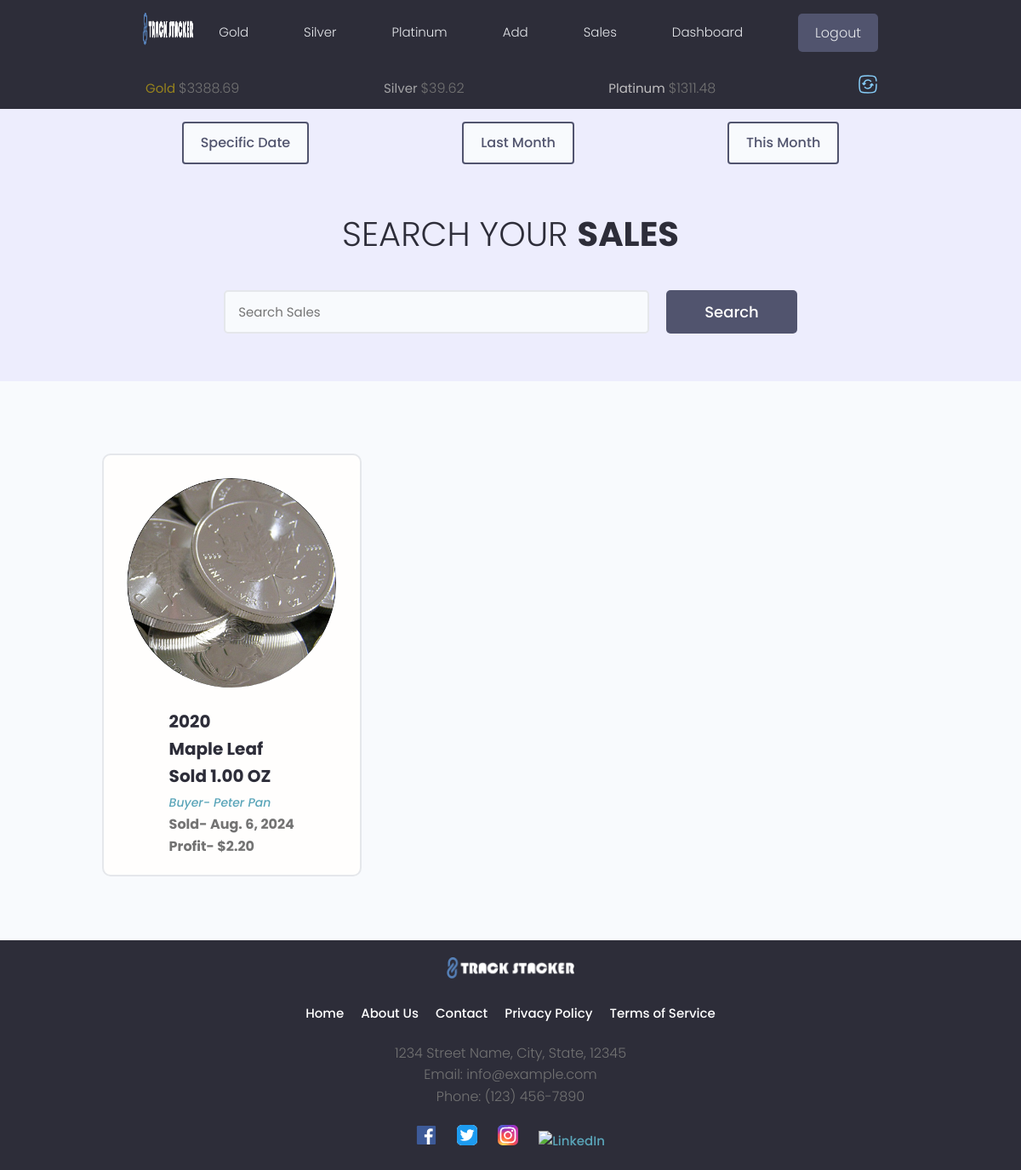
The app's page /sold_items (signed in), older data.
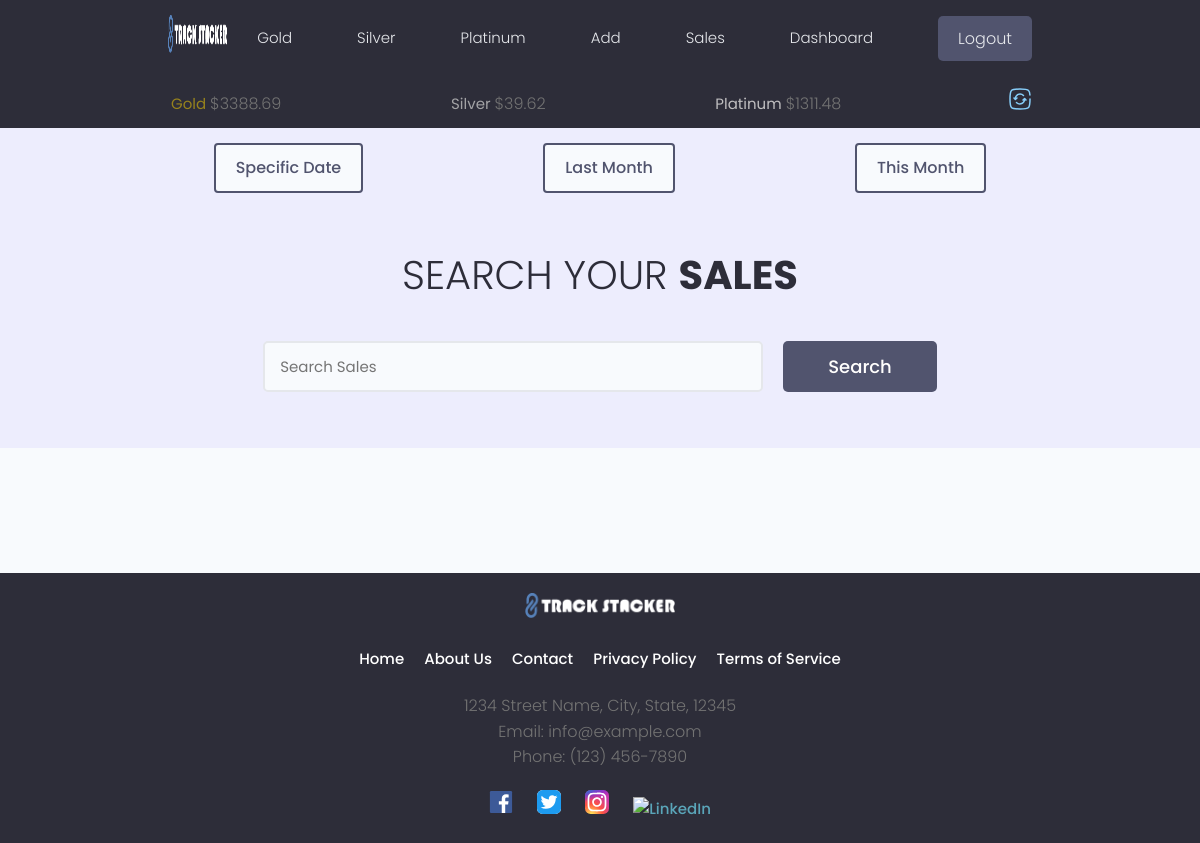
The same page, newer data.
### tracker/models.py (models this page shows, shortened)
class Silver(models.Model):
    METAL_TYPES = (
        ('gold', 'Gold'),
        ('silver', 'Silver'),
        ('platinum', 'Platinum'),
    )
    BAR_ROUND_MISC = (
        ('bar', 'Bar'),
        ('round', 'Round'),
        ('misc', 'Misc'),
    )
    UNIT_CHOICES = [
        ('GRAMS', 'Grams'),
        ('TROY_OUNCES', 'Troy Ounces'),
    ]
    COA_PRESENT = [
        ('yes', 'Yes'),
        ('no', 'No'),
    ]
    owner = models.ForeignKey(Profile, on_delete=models.CASCADE, default=None, null=True, blank=True, unique=False)
    metal_type = models.CharField(max_length=100, choices=METAL_TYPES, default='')
    item_type = models.CharField(max_length=100, choices=BAR_ROUND_MISC, default='round')
    coa_present = models.CharField(max_length=100, choices=COA_PRESENT, default='no')
    item_year = models.PositiveIntegerField(null=True, blank=True, default=None)
    serial_number = models.CharField(max_length=100, null=True, blank=True, default=None)
    item_name = models.CharField(max_length=100)
    item_about = models.TextField(max_length=500, null=True, blank=True, default="")
    featured_image = models.ImageField(default='images/silver_avatar.jpg', null=True, blank=True)
    purity = models.DecimalField(max_digits=15, decimal_places=4, null=True, blank=True)
    quantity = models.IntegerField()
    weight_troy_oz = models.DecimalField(max_digits=30, decimal_places=4)
    weight_grams = models.DecimalField(max_digits=30, decimal_places=4, default=0.00)
    asw = models.DecimalField(max_digits=30, decimal_places=4, default=0.00)
    cost_to_purchase = models.DecimalField(max_digits=20, decimal_places=2)
    spot_at_purchase = models.DecimalField(max_digits=20, decimal_places=2, null=True, blank=True, default=None)
    premium = models.DecimalField(max_digits=20, decimal_places=2, null=True, blank=True, default=0.00)
    shipping_cost = models.DecimalField(max_digits=15, decimal_places=2, null=True, blank=True)
    purchased_from = models.CharField(max_length=100)
    created = models.DateTimeField(auto_now_add=True)
    cost_per_unit = models.DecimalField(max_digits=20, decimal_places=2, null=True, blank=True, default=0.00)
    total_cost_per_unit = models.DecimalField(max_digits=20, decimal_places=2, null=True, blank=True, default=0.00)
    weight_per_unit = models.DecimalField(max_digits=20, decimal_places=4, default=0.00)
    initial_weight_unit = models.CharField(max_length=50, choices=UNIT_CHOICES, default='TROY_OUNCES')
    id = models.UUIDField(default=uuid.uuid4, primary_key=True, editable=False)
    class Meta:
        verbose_name_plural = "Silver"

class Sale(models.Model):
    owner = models.ForeignKey(Profile, on_delete=models.CASCADE)
    sell_id = models.IntegerField(primary_key=True, editable=False)
    sell_price = models.DecimalField(max_digits=10, decimal_places=2, null=False, blank=False)
    sell_quantity = models.DecimalField(max_digits=30, decimal_places=2, null=False, blank=False)
    sold_to = models.CharField(max_length=100, null=True, blank=True, default='')
    shipping_cost = models.DecimalField(max_digits=30, decimal_places=2, null=False, blank=False)
    date_sold = models.DateField(default=None, null=True, blank=True)
    created = models.DateTimeField(auto_now_add=True)
    spot_price = models.DecimalField(max_digits=20, decimal_places=2)
    profit = models.DecimalField(max_digits=30, decimal_places=2, null=True, blank=True)
    content_type = models.ForeignKey(ContentType, on_delete=models.SET_NULL, null=True)
    object_id = models.UUIDField(default=uuid.uuid4, editable=False)
    content_object = GenericForeignKey('content_type', 'object_id')

### tracker/views.py (the view)
# urls.py: path('sold_items', views.soldItemsPage, name='soldItems'),
@login_required(login_url='login-user')
def soldItemsPage(request):
    sales = Sale.objects.filter(owner=request.user.profile)
    metal_objects = []
    if request.method == 'GET' and 'search_query' in request.GET:
        results, search_query = searchMetals(request)
        gold_items = results['gold_items']
        silver_items = results['silver_items']
        platinum_items = results['platinum_items']
        all_sale_items = results['sale_items']
        sale_sold_to = all_sale_items.values_list('sold_to', flat=True)
        gold_item_ids = gold_items.values_list('id', flat=True)
        silver_item_ids = silver_items.values_list('id', flat=True)
        platinum_item_ids = platinum_items.values_list('id', flat=True)
        sales = Sale.objects.filter(owner=request.user.profile)
        metal_objects = []
        for sale in sales:
            if sale.object_id in gold_item_ids or sale.object_id in silver_item_ids or sale.object_id in platinum_item_ids or sale.sold_to in sale_sold_to:
                content_type = ContentType.objects.get_for_id(sale.content_type_id)
                object = content_type.get_object_for_this_type(id=sale.object_id)
                sale_weight = object.weight_per_unit * sale.sell_quantity
                object.sale_weight = sale_weight
                object.sell_id = sale.sell_id
                sold_to = sale.sold_to
                object.sold_to = sold_to
                date_sold = sale.date_sold
                object.date_sold = date_sold
                profit = sale.profit
                object.profit = profit
                metal_objects.append(object)
            else:
                pass
        custom_range, metal_objects = paginateMetals(request, metal_objects, 6)
    else:
        for sale in sales:
            content_type = ContentType.objects.get_for_id(sale.content_type_id)
            object = content_type.get_object_for_this_type(id=sale.object_id)
            sale_weight = object.weight_per_unit * sale.sell_quantity
            object.sale_weight = sale_weight
            object.sell_id = sale.sell_id
            sold_to = sale.sold_to
            object.sold_to = sold_to
            date_sold = sale.date_sold
            object.date_sold = date_sold
            profit = sale.profit
            object.profit = profit
            metal_objects.append(object)
    context = {
        'metal_objects': metal_objects,
        'sales': sales,
        }
    return render(request, 'tracker/sold_items.html', context)

### tracker/context_processors.py (called while the page is built)
def subheader_context(request):
    subheader_data = {}
    if request.user.is_authenticated:
        try:
            metals_data, created = MetalsData.objects.get_or_create(owner=request.user.profile)
            subheader_data['gold_price'] = metals_data.current_gold_price
            subheader_data['silver_price'] = metals_data.current_silver_price
            subheader_data['platinum_price'] = metals_data.current_platinum_price
        except MetalsData.DoesNotExist:
            subheader_data['gold_price'] = 'N/A'
            subheader_data['silver_price'] = 'N/A'
            subheader_data['platinum_price'] = 'N/A'
    return subheader_data

### tracker/templates/tracker/sold_items.html (shortened to what the changed rows need)
{% extends 'main.html' %}
{% block content %}
{% load static %}
{% load multiply %}
{% load custom_filters %}
<main class="projects">
    <section class="hero-section text-center">
      <div class="container container--narrow">
        <div class="hero-section__box">
          <h2>Search your <span>Sales</span></h2>
        </div>
      </div>
    </section>
    <section class="projectsList">
      <div class="container">
        <div class="grid grid--three">
          {% if search_query %}
          {% for object in metal_objects %}
          <div class="column">
            <div class="card project">
              <a href="{% url 'salesPage' sell_id=object.sell_id metal_type=object.metal_type pk=object.id name=object.sold_to %}" class="project">
                {% if object.featured_image.url != None %}
                <div class="project__thumbnail metal__thumbnail" style="background-image: url('{{ object.featured_image.url }}')">
                </div>
                {% else %}
                <div class="project__thumbnail metal__thumbnail" style="background-image: url('{% static 'images/default.jpg' %}')">
                </div>
                {% endif %}
                <div class="card__body">
                  <h3 class="project__title">{{object.item_year}}</h3>
                  <h3 class="project__title">{{object.item_name}}</h3>
                  {% if object.initial_weight_unit == 'TROY_OUNCES' %}
                  <h3 class="project__title">Sold {{ object.sale_weight|floatformat:2  }} OZ</h3>
                  {% else %}
                  <h3 class="project__title">Sold {{ object.sale_weight|floatformat:2  }} Gram{{ object.sale_weight|floatformat:2|pluralize  }}</h3>
                  {% endif %}
                  <p>
                    <a class="project__author" href="{% url 'salesPage' sell_id=object.sell_id metal_type=object.metal_type pk=object.id name=object.sold_to %}">Buyer-{{  object.sold_to  }}</a></p>                    <span style="font-weight: bold;">Sold- {{  object.date_sold  }}</span>
                  </p>
                  <p>
                    <span style="font-weight: bold;">Profit- ${{  object.profit  }}</span>
                  </p>
                </div>
              </a>
            </div>
          </div>
          {% endfor %}
          {% else %}
          {% for object in metal_objects %}
          <div class="column">
            <div class="card project">
              <a href="{% url 'salesPage' sell_id=object.sell_id metal_type=object.metal_type pk=object.id name=object.sold_to %}" class="project">
                {% if object.featured_image.url != None %}
                <div class="project__thumbnail metal__thumbnail" style="background-image: url('{{ object.featured_image.url }}')">
                </div>
                {% else %}
                <div class="project__thumbnail metal__thumbnail" style="background-image: url('{% static 'images/default.jpg' %}')">
                </div>
                {% endif %}
                <div class="card__body">
                  <h3 class="project__title">{{object.item_year}}</h3>
                  <h3 class="project__title">{{object.item_name}}</h3>
                  {% if object.initial_weight_unit == 'TROY_OUNCES' %}
                  <h3 class="project__title">Sold {{ object.sale_weight|floatformat:2  }} OZ</h3>
                  {% else %}
                  <h3 class="project__title">Sold {{ object.sale_weight|floatformat:2  }} Gram{{ object.sale_weight|floatformat:2|pluralize  }}</h3>
                  {% endif %}
                  <p>
                    <a class="project__author" href="{% url 'salesPage' sell_id=object.sell_id metal_type=object.metal_type pk=object.id name=object.sold_to %}">Buyer- {{  object.sold_to  }}</a></p>                    <span style="font-weight: bold;">Sold- {{  object.date_sold  }}</span>
                  <p>
                    <span style="font-weight: bold;">Profit- ${{  object.profit  }}</span>
                  </p>
                </div>
              </a>
            </div>
          </div>
          {% endfor %}
          {% endif %}
        </div>
      </div>
    </section>
  </main>
{% endblock content %}

Row changes from the older to the newer data that the page shows:
removed Silver: featured_image (picture), item_year "2020", item_name "Maple Leaf", sale_weight "1.00", sold_to "Peter Pan", date_sold "Aug. 6, 2024", profit "2.20"
